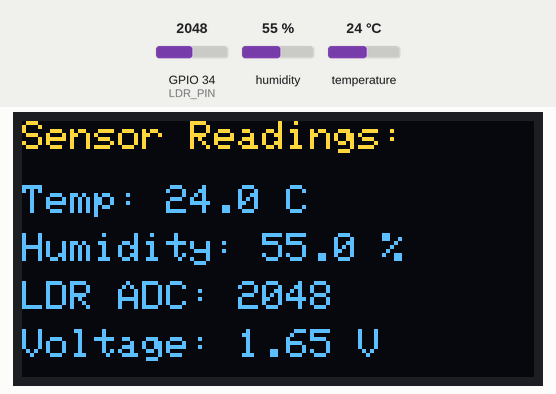
The program below on a simulated ESP32. Parts: 128×64 one-colour display. The inputs (shaded band) are chosen by the test bench; at power-on: humidity 55 %, GPIO 34 (LDR_PIN) = 2048, temperature 24 °C. The OLED is the two-colour kind (top 16 rows yellow); what the program prints to the serial monitor is not drawn.

Above: at 3.2 s.
3.3 s: humidity set to 22 %
At 4.8 s:
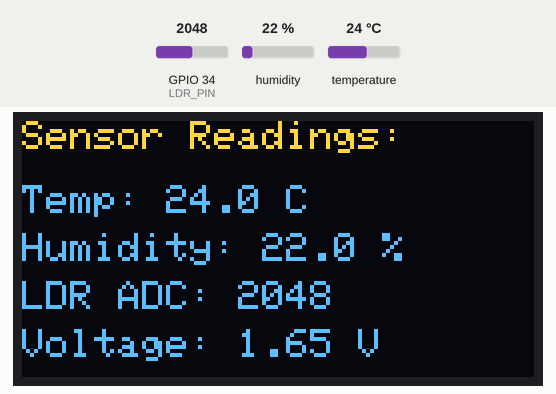
6.0 s: GPIO 34 (LDR_PIN) set to 2866
At 7.4 s:
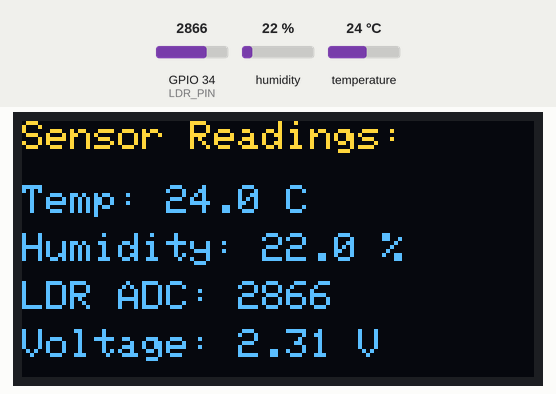
8.7 s: temperature set to 12 °C
At 11.4 s:
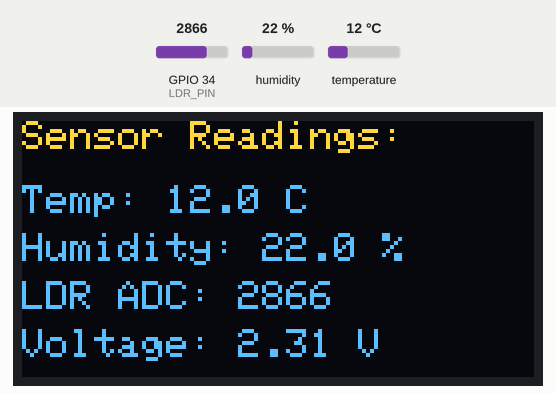
11.7 s: GPIO 34 (LDR_PIN) set to 3603
At 13.0 s:
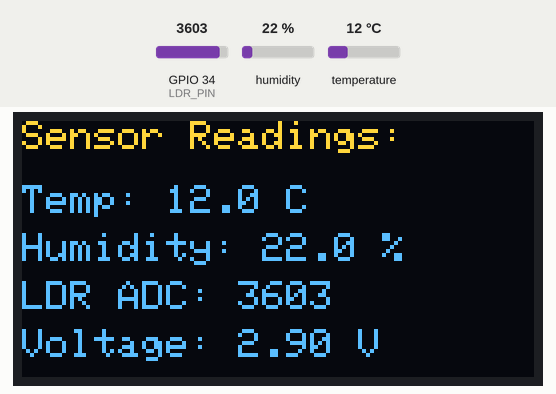
14.4 s: humidity set to 40 %
At 17.2 s:
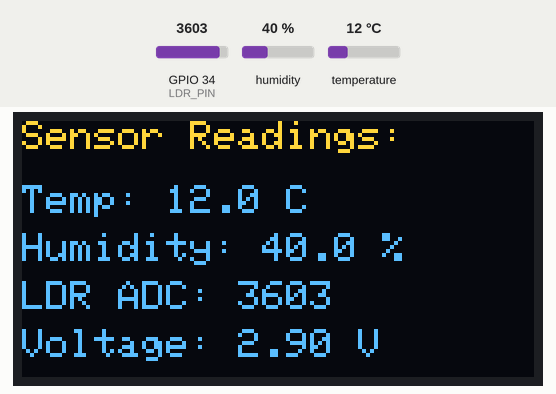
17.8 s: GPIO 34 (LDR_PIN) set to 4095
At 18.7 s:
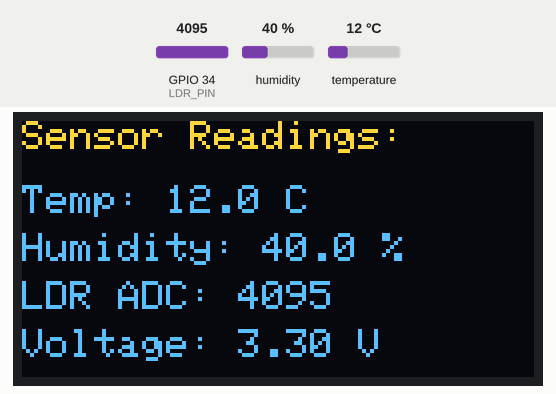
Timing chart, 0 to 20.8 s (numbered marks = the images above; inputs shaded):
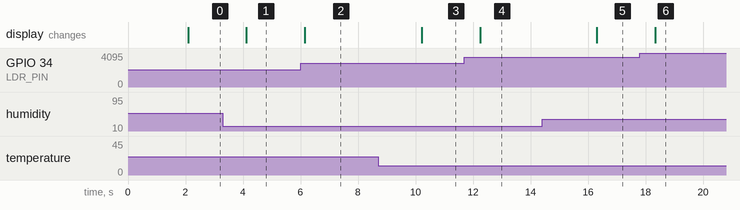

The program:

main.cpp
```cpp
#include <Arduino.h>
#include <Wire.h>
#include <Adafruit_GFX.h>
#include <Adafruit_SSD1306.h>
#include <DHT.h>

// --- Pin configuration ---
#define LDR_PIN 34         // LDR analog pin
#define DHTPIN 14          // DHT22 data pin
#define DHTTYPE DHT22      // Change to DHT11 if needed

#define SDA_PIN 21         // I2C SDA
#define SCL_PIN 22         // I2C SCL

// --- OLED setup ---
#define SCREEN_WIDTH 128
#define SCREEN_HEIGHT 64
Adafruit_SSD1306 display(SCREEN_WIDTH, SCREEN_HEIGHT, &Wire, -1);

// --- DHT sensor setup ---
DHT dht(DHTPIN, DHTTYPE);

// --- Setup function ---
void setup() {
  Serial.begin(115200);
  Serial.println("ESP32 LDR + DHT22 Monitor");

  // Initialize I2C on custom pins
  Wire.begin(SDA_PIN, SCL_PIN);

  // Initialize OLED
  if (!display.begin(SSD1306_SWITCHCAPVCC, 0x3C)) {
    Serial.println("SSD1306 allocation failed");
    for (;;);
  }

  display.clearDisplay();
  display.setTextColor(SSD1306_WHITE);
  display.setTextSize(1);
  display.setCursor(0, 0);
  display.println("Initializing sensors...");
  display.display();

  // Initialize DHT sensor
  dht.begin();

  delay(2000);
}

// --- Main loop ---
void loop() {
  // --- Read LDR ---
  int adcValue = analogRead(LDR_PIN);
  float voltage = (adcValue / 4095.0) * 3.3;

  // --- Read Temperature and Humidity ---
  float temperature = dht.readTemperature();
  float humidity = dht.readHumidity();

  // --- Check for read errors ---
  if (isnan(temperature) || isnan(humidity)) {
    Serial.println("Error reading DHT22 sensor!");
    return;
  }

  // --- Serial output ---
  Serial.printf("LDR: %d | Voltage: %.2f V | Temp: %.1f °C | Humidity: %.1f %%\n",
                adcValue, voltage, temperature, humidity);

  // --- Display on OLED ---
  display.clearDisplay();
  display.setTextSize(1);
  display.setCursor(0, 0);
  display.println("Sensor Readings:");

  display.setCursor(0, 16);
  display.print("Temp: ");
  display.print(temperature, 1);
  display.println(" C");

  display.setCursor(0, 28);
  display.print("Humidity: ");
  display.print(humidity, 1);
  display.println(" %");

  display.setCursor(0, 40);
  display.print("LDR ADC: ");
  display.println(adcValue);

  display.setCursor(0, 52);
  display.print("Voltage: ");
  display.print(voltage, 2);
  display.println(" V");

  display.display();

  delay(2000); // update every 2 seconds
}
```

Measured:
- after the input at 3.3 s, the display: changes after 0.82 s (image 1)
- after the input at 6.0 s, the display: changes after 0.15 s (image 2)
- after the input at 8.7 s, the display: changes after 1.5 s (image 3)
- after the input at 11.7 s, the display: changes after 0.54 s (image 4)
- after the input at 14.4 s, the display: changes after 1.9 s (image 5)
- after the input at 17.8 s, the display: changes after 0.54 s (image 6)
